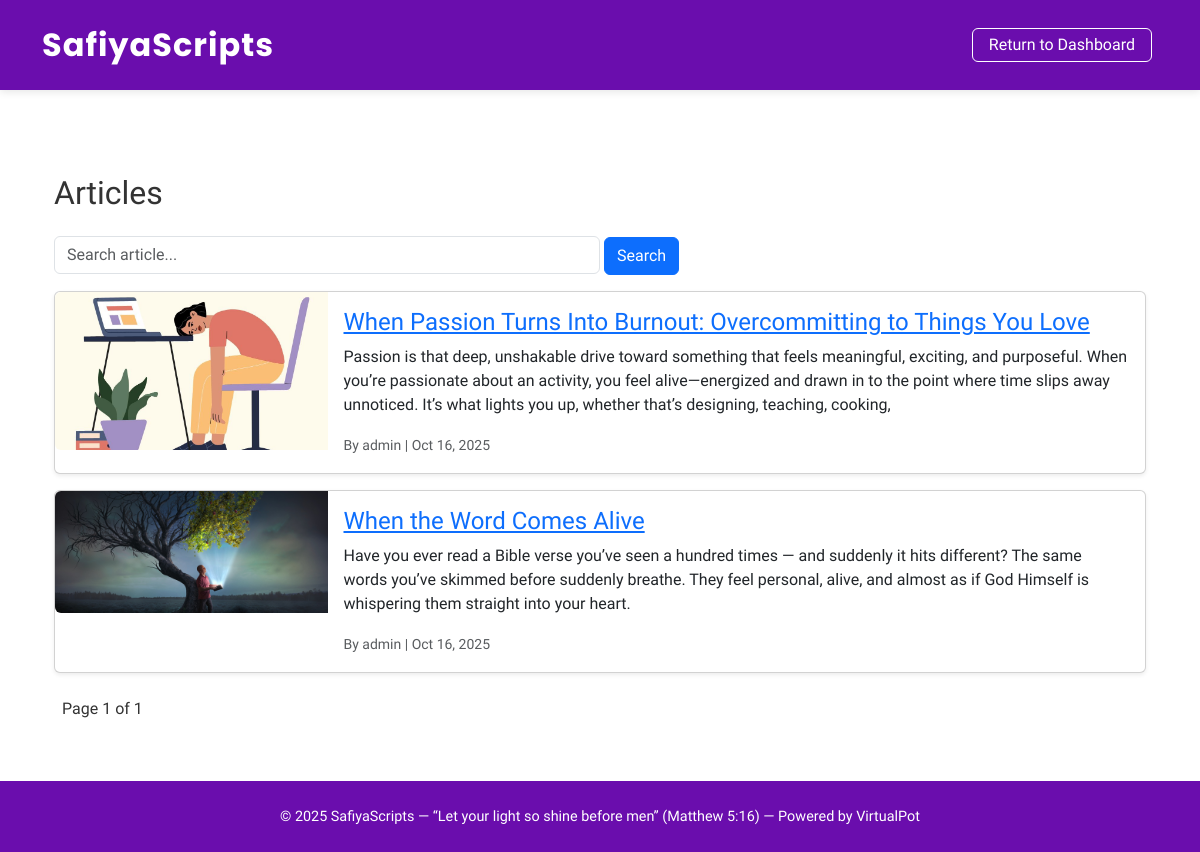
The page /articles/ on the database as committed earlier.
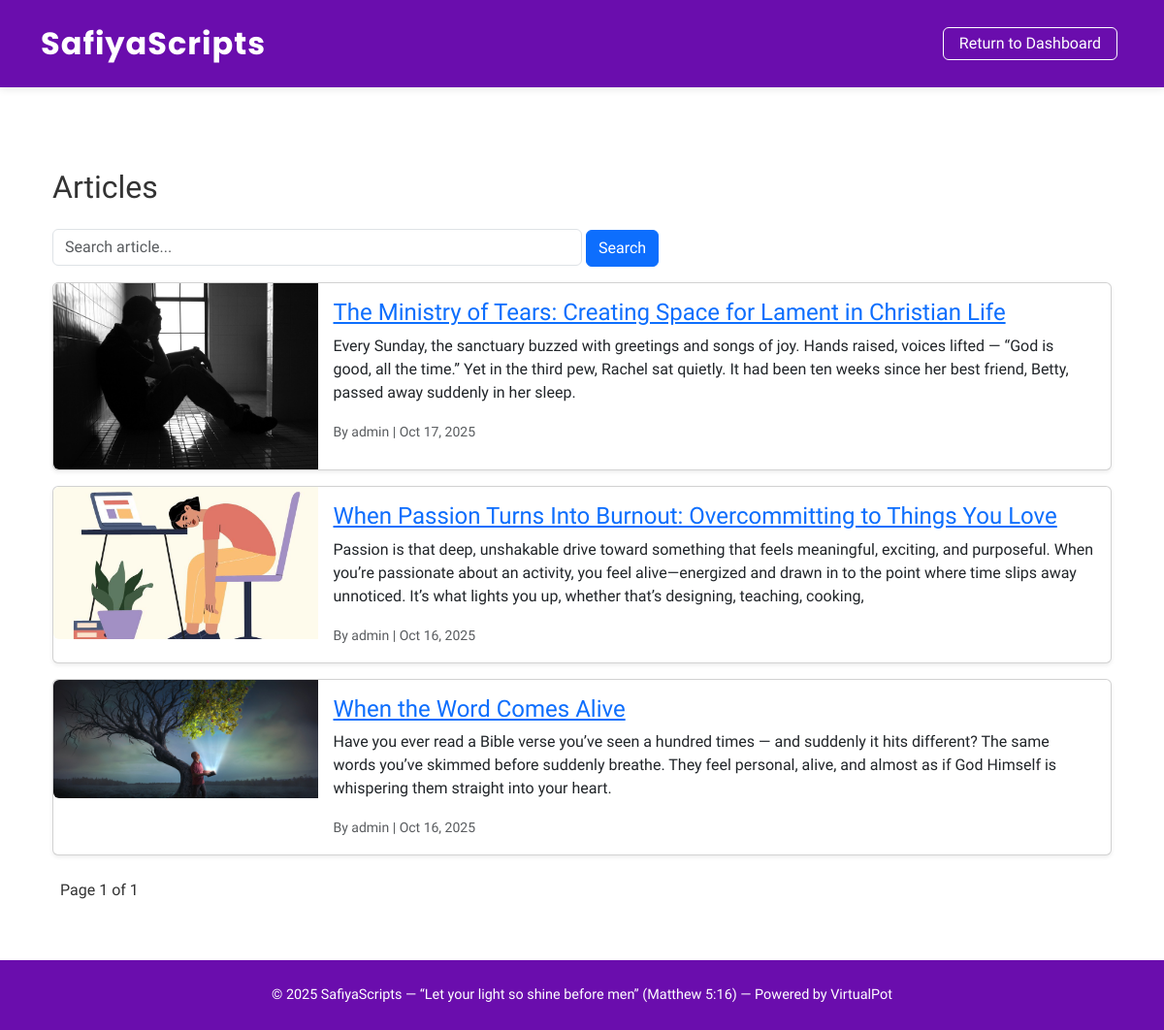
The same page on the database as committed later.
### articles/models.py (models this page shows, shortened)
class Article(models.Model):
    title = models.CharField(max_length=200)
    short_description = models.TextField(max_length=300)
    full_description = models.TextField()
    author = models.ForeignKey(User, on_delete=models.CASCADE)
    image = models.ImageField(upload_to='article_images/', blank=True, null=True)
    date_posted = models.DateTimeField(default=timezone.now)
    class Meta:
        ordering = ['-date_posted']

### articles/views.py (the view)
def article_list(request):
    search_query = request.GET.get('q', '')
    if search_query:
        articles = Article.objects.filter(
            Q(title__icontains=search_query) | Q(short_description__icontains=search_query)
        )
    else:
        articles = Article.objects.all()
    paginator = Paginator(articles, 10)
    page = request.GET.get('page')
    articles = paginator.get_page(page)
    context = {'articles': articles, 'search_query': search_query}
    return render(request, 'articles/article_list.html', context)

### templates/articles/article_list.html (shortened to what this page needs)
{% extends "base_admin.html" %}
{% block content %}
<div class="container mt-4">
  <h2 class="mb-4">Articles</h2>
  <form method="get" class="mb-3">
    <input type="text" name="q" value="{{ search_query }}" placeholder="Search article..."
           class="form-control w-50 d-inline">
    <button type="submit" class="btn btn-primary">Search</button>
  </form>
  {% for article in articles %}
    <div class="card mb-3 shadow-sm">
      <div class="row g-0">
        {% if article.image %}
        <div class="col-md-3">
          <img src="{{ article.image.url }}" class="img-fluid rounded-start" alt="{{ article.title }}">
        </div>
        {% endif %}
        <div class="col-md-9">
          <div class="card-body">
            <h4><a href="{% url 'articles:article_detail' article.pk %}">{{ article.title }}</a></h4>
            <p>{{ article.short_description }}</p>
            <small class="text-muted">
              By {{ article.author.username }} | {{ article.date_posted|date:"M d, Y" }}
            </small>
          </div>
        </div>
      </div>
    </div>
  {% empty %}
    <p>No articles found.</p>
  {% endfor %}
  <div class="pagination mt-4">
    <span class="mx-2">Page {{ articles.number }} of {{ articles.paginator.num_pages }}</span>
  </div>
</div>
{% endblock %}

### templates/base_admin.html (shortened to what this page needs)
{% load static %}
<!DOCTYPE html>
<html lang="en">
<head>
  <link href="https://cdn.jsdelivr.net/npm/bootstrap@5.3.3/dist/css/bootstrap.min.css" rel="stylesheet">
</head>
<body>
  <nav class="navbar navbar-expand-lg sticky-top">
    <div class="container">
      <a class="navbar-brand" href="/">SafiyaScripts</a>
      <div class="collapse navbar-collapse justify-content-end" id="navbarNav">
        <ul class="navbar-nav">
          <li class="nav-item">
            <a class="nav-link logout-link px-3 py-1 rounded" href="{% url 'account:dashboard' %}">
              Return to Dashboard
            </a>
          </li>
        </ul>
      </div>
    </div>
  </nav>
  <main>
    <div class="container">
      {% block content %}{% endblock %}
    </div>
  </main>
  <footer>
    © 2025 SafiyaScripts — “Let your light so shine before men” (Matthew 5:16)
  — Powered by VirtualPot
  </footer>
</body>
</html>

### templates/base_admin.html (style rules this page uses)
body { background-color: #ffffff; font-family: 'Raleway', sans-serif; color: #333; min-height: 100vh; display: flex; flex-direction: column; }
.navbar { background-color: #6A0DAD; padding: 1rem 0; box-shadow: 0 2px 8px rgba(0,0,0,0.1); }
.navbar-brand { font-family: 'Poppins', sans-serif; font-size: 2rem; font-weight: 700; color: #fff !important; letter-spacing: 1px; }
.nav-link { color: #fff !important; font-weight: 500; margin: 0 6px; padding: 8px 14px; border-radius: 6px; transition: all 0.3s ease; }
.logout-link { background-color: transparent; border: 1px solid #fff; color: #fff !important; }
main { flex: 1; padding: 60px 0; }
footer { background-color: #6A0DAD; text-align: center; padding: 25px 10px; font-size: 0.9rem; color: #fff; margin-top: auto; }

Rows that differ between the two databases and show on the page:
added Article: image (picture), title "The Ministry of Tears: Creating Space for Lament in Christian Life", short_description "Every Sunday, the sanctuary buzzed with greetings and songs of joy. Hands raised, voices lifted — “God is good, all the time.” Yet in the third pew, Rachel sat quietly. It had been ten weeks since her best friend, Betty, passed away suddenly in her sleep.", author.username "admin", date_posted "Oct 17, 2025"
